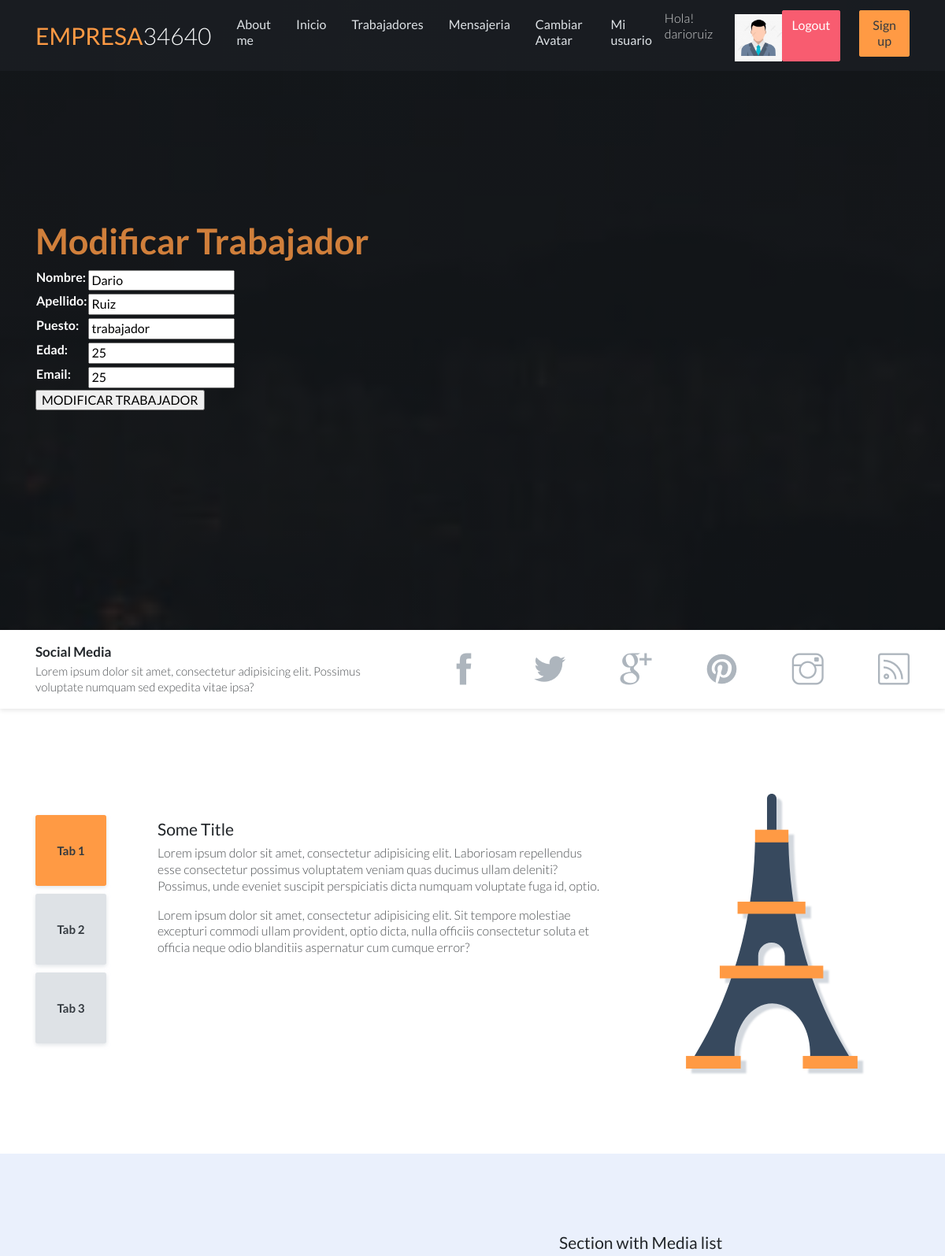
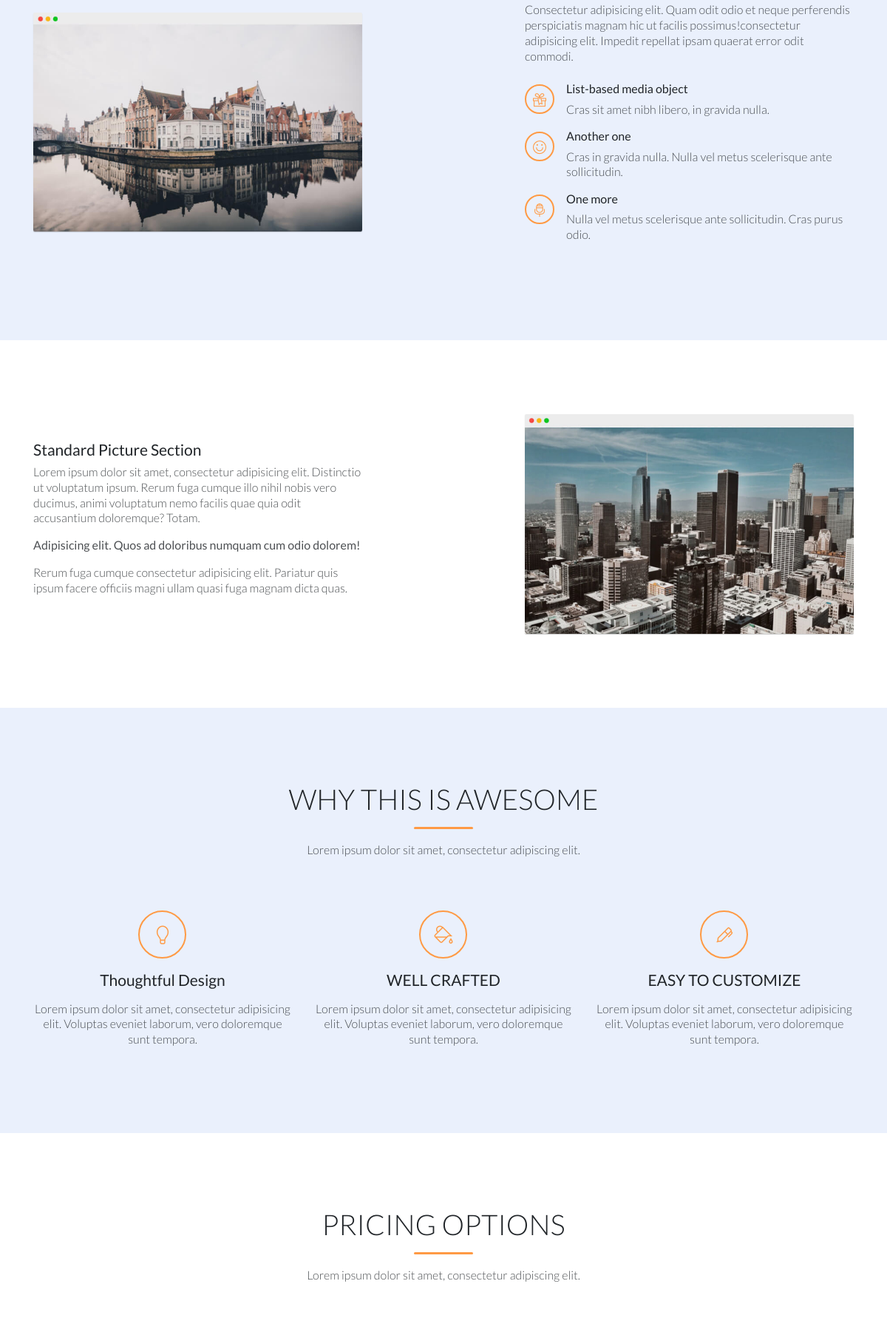
/ApkFinal1/Trabajadoredit/2 (signed in, upper part), run on the app's committed database (2 pictures, top to bottom).
### ApkFinal1/models.py (models this page shows, shortened)
class Trabajador(models.Model):
    nombre = models.CharField(max_length=50)
    apellido = models.CharField(max_length=50)
    puesto = models.CharField(max_length=50)
    edad = models.IntegerField()
    email = models.EmailField()

### ApkFinal1/views.py (the view)
# urls.py: path("Trabajadoredit/<id>", views.EditTrabajadores, name = "Trabajadoredit"),
@login_required
def EditTrabajadores(request, id):
    trabajador = Trabajador.objects.get(id = id)
    if request.method == "POST":
        form = TrabajadorForm(request.POST)
        if form.is_valid():
            info = form.cleaned_data
            trabajador.nombre = info["nombre"]
            trabajador.apellido = info["apellido"]
            trabajador.puesto = info["puesto"]
            trabajador.edad = info["edad"]
            trabajador.email = info["email"]
            trabajador.save()
            return render(request, "AppCoder/Viewtrabajadores.html",{"mensaje2": "trabajador editado correctamente"})
        else:
            return render(request, "AppCoder/Trabajadoredit.html", {"mensaje2": "Error al editar trabajador"})
    else:
        formulario = TrabajadorForm(initial={"nombre":trabajador.nombre, "apellido": trabajador.apellido, "puesto": trabajador.puesto, "edad": trabajador.edad, "email": trabajador.edad})
    return render(request, "AppCoder/Trabajadoredit.html",{"form": formulario, "trabajador":trabajador,"imagen":ObtenerImagen(request)})

### ApkFinal1/forms.py
class TrabajadorForm(forms.Form):
    nombre = forms.CharField(max_length=50)
    apellido = forms.CharField(max_length=50)
    puesto = forms.CharField(max_length=50)
    edad = forms.IntegerField()
    email = forms.EmailField()

### ApkFinal1/views.py (called while the page is built)
def ObtenerImagen(request):
    lista = Avatar.objects.filter(user = request.user)
    if len(lista) !=0:
        imagen = lista[0].imagen.url
    else:
         imagen = "/media/avatares/avatarpredeterminado.png"
    return imagen

### ApkFinal1/Templates/AppCoder/Trabajadoredit.html (shortened to what this page needs)
{% extends 'AppCoder/padre.html' %}
{% load  static %}
{% block contenido_que_cambia %}
<h3 class="header-title"><strong class="text-primary">Modificar Trabajador</strong></h3>
{% endblock  %}
{% block contenido %}
<form action="{% url "Trabajadoredit" trabajador.id %}" method= "POST"> {% csrf_token %}
<table>
    {{ form.as_table }}
</table>
<input type="submit" value="MODIFICAR TRABAJADOR">
</form>
{% endblock  %}

### ApkFinal1/Templates/AppCoder/padre.html (shortened to what this page needs)
<!DOCTYPE html>
<html lang="en">
<head>
    {% load static %}
    <link rel="stylesheet" href="assets/vendors/themify-icons/css/themify-icons.css">
	<link href = "{% static "AppCoder/css/styles.css" %}"  rel="stylesheet"  >
</head>
<body data-spy="scroll" data-target=".navbar" data-offset="40" id="home">
    <nav id="scrollspy" class="navbar page-navbar navbar-dark navbar-expand-md fixed-top" data-spy="affix" data-offset-top="20">
        <div class="container">
            <a class="navbar-brand" href="{% url 'Inicio' %}"><strong class="text-primary">EMPRESA</strong><span class="text-light">34640</span></a>
            <div class="collapse navbar-collapse" id="navbarSupportedContent">
                <ul class="navbar-nav ml-auto">
                    <li class="nav-item">
                        <a class="nav-link" href= "{% url "AcercaDeMi" %}">About me</a>
                    </li>
                    <li class="nav-item">
                        <a class="nav-link" href= "{% url "Inicio" %}" >Inicio</a>
                    </li>
                    <li class="nav-item">
                        <a class="nav-link" href= "{% url "Viewtrabajadores" %}" >Trabajadores</a>
                    </li>
                    <li class="nav-item">
                        <a class="nav-link" href= "{% url "Mensajeria" %}" >Mensajeria</a>
                    </li>
                    <li class="nav-item">
                        {% if user.is_authenticated %}
                        <li class="nav-item">
                            <a class="nav-link" href= "{% url "Avataredit" %}" >Cambiar Avatar</a>
                        </li>
                        <li class="nav-item">
                            <a class="nav-link" href= "{% url "Usuarios" %}" >Mi usuario</a>
                        </li>
                            <p style = "color:white;"> Hola! {{ user.username }} </p>
                            <img src= "{{ imagen }}" class= "img"alt="">
                            <a class="btn btn-danger" href= "{% url "Logout" %}" > Logout</a>
                        {% else %}
                            <a class="btn btn-success" href= "{% url "Login" %}" >Login</a>
                            {% endif %}
                    </li>
                    <li class="nav-item">
                        <a class="nav-link btn btn-primary text-dark shadow-none ml-md-4" href="{% url 'Registro' %}">Sign up</a>
                    </li>
                </ul>
            </div>
        </div>
    </nav>
    <header class="header d-flex justify-content-center">
        <div class="container">
            <div class="row h-100 align-items-center">
                <div class="col-md-7">
                    <div class="header-content">
                        {% block contenido_que_cambia %}
                        {%endblock%}
                        {% block contenido %}
                        {% endblock  %}
                    </div>
                </div>
            </div>
        </div>
    </header>
    <div class="social-wrapper" id="features">
        <div class="container">
            <div class="social-txt">
                <h6 class="title">Social Media</h6>
                <p class="subtitle">Lorem ipsum dolor sit amet, consectetur adipisicing elit. Possimus voluptate numquam sed expedita vitae ipsa?</p>
            </div>
            <div class="social-links">
                <a href="javascript:void(0)" class="link"><i class="ti-facebook"></i></a>
                <a href="javascript:void(0)" class="link"><i class="ti-twitter-alt"></i></a>
                <a href="javascript:void(0)" class="link"><i class="ti-google"></i></a>
                <a href="javascript:void(0)" class="link"><i class="ti-pinterest-alt"></i></a>
                <a href="javascript:void(0)" class="link"><i class="ti-instagram"></i></a>
                <a href="javascript:void(0)" class="link"><i class="ti-rss"></i></a>
            </div>
        </div>
    </div>
    <section class="section">
        <div class="container">
            <div class="row justify-content-around">
                <div class="col-lg-8">
                    <div class="tabs-container">
                        <ul class="nav tab-nav" id="pills-tab">
                            <li class="item">
                                <a class="link active" id="pills-home-tab" data-toggle="pill" href="{% url 'Noencontrada' %}" aria-selected="true">Tab 1</a>
                            </li>
                            <li class="item">
                                <a class="link" id="pills-profile-tab" data-toggle="pill" href="{% url 'Noencontrada' %}"aria-selected="false">Tab 2</a>
                            </li>
                            <li class="item">
                                <a class="link" id="pills-contact-tab" data-toggle="pill" href="{% url 'Noencontrada' %}"aria-selected="false">Tab 3</a>
                            </li>
                        </ul>
                        <div class="tab-content">
                            <div class="tab-pane fade show active" id="pills-home">
                                <h4 class="title">Some Title</h4>
                                <p>Lorem ipsum dolor sit amet, consectetur adipisicing elit. Laboriosam repellendus esse consectetur possimus voluptatem veniam quas ducimus ullam deleniti? Possimus, unde eveniet suscipit perspiciatis dicta numquam voluptate fuga id, optio.</p>
                                <p>Lorem ipsum dolor sit amet, consectetur adipisicing elit. Sit tempore molestiae excepturi commodi ullam provident, optio dicta, nulla officiis consectetur soluta et officia neque odio blanditiis aspernatur cum cumque error?</p>
                            </div>
                        </div>
                    </div>
                </div>
                <div class="col-lg-4 d-none d-lg-block align-self-center">
                    <img src="assets/imgs/eiffel-tower.svg" alt="" class="w-100 tower">
                </div>
            </div>
        </div>
    </section>
    <section class="section">
        <div class="container">
            <div class="row justify-content-between">
                <div class="col-md-5 align-self-center mb-4 mb-md-0">
                    <img src="assets/imgs/img.jpg" alt="" class="shadow w-100">
                </div>
                <div class="col-md-6 col-lg-5">
                    <h6 class="title">Section with Media list</h6>
                    <p>Consectetur adipisicing elit. Quam odit odio et neque perferendis perspiciatis magnam hic ut facilis possimus!consectetur adipisicing elit. Impedit repellat ipsam quaerat error odit commodi.</p>
                    <ul class="list-unstyled mt-4">
                        <li class="media">
                            <div class="circle-40 mr-3 mt-1"><i class="ti-gift"></i></div>
                            <div class="media-body">
                                <h6 class="mb-2">List-based media object</h6>
                                <p>Cras sit amet nibh libero, in gravida nulla.</p>
                            </div>
                        </li>
                        <li class="media">
                            <div class="circle-40 mr-3 mt-1"><i class="ti-face-smile"></i></div>
                            <div class="media-body">
                                <h6 class="mb-2">Another one</h6>
                                <p>Cras in gravida nulla. Nulla vel metus scelerisque ante sollicitudin.</p>
                            </div>
                        </li>
                        <li class="media">
                            <div class="circle-40 mr-3 mt-1"><i class="ti-microphone"></i></div>
                            <div class="media-body">
                                <h6 class="mb-2">One more</h6>
                                <p>Nulla vel metus scelerisque ante sollicitudin. Cras purus odio.</p>
                            </div>
                        </li>
                    </ul>
                </div>
            </div>
        </div>
    </section>
    <section class="section">
        <div class="container">
            <div class="row justify-content-between">
                <div class="col-md-6 col-lg-5 align-self-center">
                    <h6 class="title">Standard Picture Section</h6>
                    <p>Lorem ipsum dolor sit amet, consectetur adipisicing elit. Distinctio ut voluptatum ipsum. Rerum fuga cumque illo nihil nobis vero ducimus, animi voluptatum nemo facilis quae quia odit accusantium doloremque? Totam.</p>
                    <p><strong>Adipisicing elit. Quos ad doloribus numquam cum odio dolorem!</strong></p>
                    <p>Rerum fuga cumque consectetur adipisicing elit. Pariatur quis ipsum facere officiis magni ullam quasi fuga magnam dicta quas.</p>
                </div>
                <div class="col-md-5 mt-4 mt-md-0">
                    <img src="assets/imgs/img1.jpg" alt="" class="shadow w-100">
                </div>
            </div>
        </div>
    </section>
    <section class="section" id="about">
        <div class="container text-center">
            <h6 class="display-4 has-line">WHY THIS IS AWESOME</h6>
            <p class="mb-5 pb-4">Lorem ipsum dolor sit amet, consectetur adipiscing elit.</p>
            <div class="row">
                <div class="col-lg-4">
                    <div class="circle-100 mb-3"><i class="ti-light-bulb"></i></div>
                    <h6 class="title mb-3">Thoughtful Design</h6>
                    <p>Lorem ipsum dolor sit amet, consectetur adipisicing elit. Voluptas eveniet laborum, vero doloremque sunt tempora.</p>
                </div>
                <div class="col-lg-4">
                    <div class="circle-100 mb-3"><i class="ti-paint-bucket"></i></div>
                    <h6 class="title mb-3">WELL CRAFTED</h6>
                    <p>Lorem ipsum dolor sit amet, consectetur adipisicing elit. Voluptas eveniet laborum, vero doloremque sunt tempora.</p>
                </div>
                <div class="col-lg-4">
                    <div class="circle-100 mb-3"><i class="ti-marker-alt"></i></div>
                    <h6 class="title mb-3">EASY TO CUSTOMIZE</h6>
                    <p>Lorem ipsum dolor sit amet, consectetur adipisicing elit. Voluptas eveniet laborum, vero doloremque sunt tempora.</p>
                </div>
            </div>
        </div>
    </section>
    <section class="section" id="pricing">
        <div class="container text-center">
            <h6 class="display-4 has-line">PRICING OPTIONS</h6>
            <p class="mb-5 pb-4">Lorem ipsum dolor sit amet, consectetur adipiscing elit.</p>
        </div>
    </section>
</body>
</html>

### ApkFinal1/Templates/AppCoder/padre.html (style rules this page uses)
.img { margin-top: 5px; margin-left: 20px; width: px; height: 60px; }

### data on the page
Trabajador: nombre "Dario", apellido "Ruiz", puesto "trabajador", edad "25", email "25"

### other printed values
{{ user.username }} "darioruiz"
